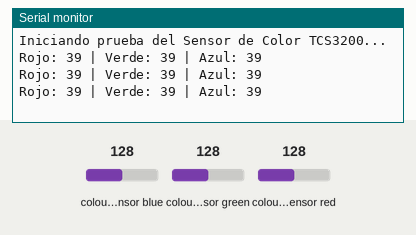
A sketch run on a simulated Arduino Uno, built with avr-gcc and run on an emulated ATmega328P. On the bench: the last lines printed to the serial monitor. Wiring (inferred from the names in the program): TCS3200 colour sensor: output pin 4; S2 pin 10; S3 pin 11; S0 pin 8; S1 pin 9. The test bench sets the inputs (shaded band); at power-on: colour sensor blue 128, colour sensor green 128, colour sensor red 128.

Above: at 1.3 s.
1.4 s: colour sensor blue set to 5
At 2.0 s:
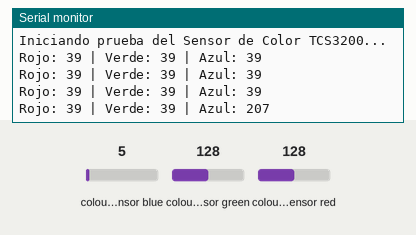
2.9 s: colour sensor green set to 5
At 3.5 s:
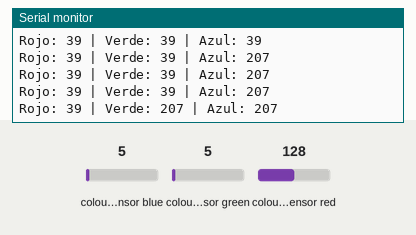
4.4 s: colour sensor red set to 5
At 5.0 s:
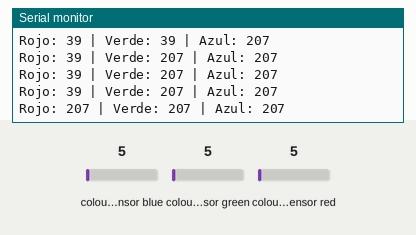

Measured:
- after the input at 1.4 s, the serial monitor: prints a new line after 0.20 s (image 1)
- after the input at 2.9 s, the serial monitor: prints a new line after 0.21 s (image 2)
- after the input at 4.4 s, the serial monitor: prints a new line after 0.21 s (image 3)

The sketch:

calibracion.ino
```cpp
// Definición de pines para el sensor TCS3200/TCS230
#define S0 8  // Pin de entrada para seleccionar la escala de frecuencia
#define S1 9  // Pin de entrada para seleccionar la escala de frecuencia
#define S2 10 // Pin de entrada para seleccionar el filtro de color
#define S3 11 // Pin de entrada para seleccionar el filtro de color
#define outPin 4 // Pin de salida de frecuencia (conectado al pin digital 4)

// Variables para almacenar los valores de frecuencia de cada color
int redFrequency = 0;
int greenFrequency = 0;
int blueFrequency = 0;
// En algunos proyectos se utiliza un cuarto color 'clear' (sin filtro)
int clearFrequency = 0;

void setup() {
  // Inicializa la comunicación serial
  Serial.begin(9600);
  Serial.println("Iniciando prueba del Sensor de Color TCS3200...");

  // Configura los pines del sensor como salidas
  pinMode(S0, OUTPUT);
  pinMode(S1, OUTPUT);
  pinMode(S2, OUTPUT);
  pinMode(S3, OUTPUT);

  // Configura el pin de salida como entrada para la lectura de la frecuencia
  pinMode(outPin, INPUT);

  // Configura la escala de frecuencia al 20% (S0=HIGH, S1=LOW)
  // 0% -> LOW/LOW, 2% -> LOW/HIGH, 20% -> HIGH/LOW, 100% -> HIGH/HIGH
  digitalWrite(S0, HIGH);
  digitalWrite(S1, LOW);

  // Espera un momento para que el sensor se estabilice
  delay(100);
}

void loop() {
  // 1. **Leer la Frecuencia del Color ROJO** (S2=LOW, S3=LOW)
  digitalWrite(S2, LOW);
  digitalWrite(S3, LOW);
  // Usa pulseIn() para medir la duración de un pulso, lo cual se relaciona con la frecuencia.
  // Es una forma de leer la frecuencia.
  redFrequency = pulseIn(outPin, LOW);

  // 2. **Leer la Frecuencia del Color VERDE** (S2=HIGH, S3=HIGH)
  digitalWrite(S2, HIGH);
  digitalWrite(S3, HIGH);
  greenFrequency = pulseIn(outPin, LOW);

  // 3. **Leer la Frecuencia del Color AZUL** (S2=LOW, S3=HIGH)
  digitalWrite(S2, LOW);
  digitalWrite(S3, HIGH);
  blueFrequency = pulseIn(outPin, LOW);

  // Opcional: Leer la Frecuencia sin Filtro (Clear) (S2=HIGH, S3=LOW)
  /*
  digitalWrite(S2, HIGH);
  digitalWrite(S3, LOW);
  clearFrequency = pulseIn(outPin, LOW);
  */

  // 4. **Imprimir los resultados en el Monitor Serial**
  Serial.print("Rojo: ");
  Serial.print(redFrequency);
  Serial.print(" | Verde: ");
  Serial.print(greenFrequency);
  Serial.print(" | Azul: ");
  Serial.print(blueFrequency);
  /*
  Serial.print(" | Clear: ");
  Serial.print(clearFrequency);
  */
  Serial.println();

  // Esperar un breve momento antes de la próxima lectura
  delay(500);
}
```
